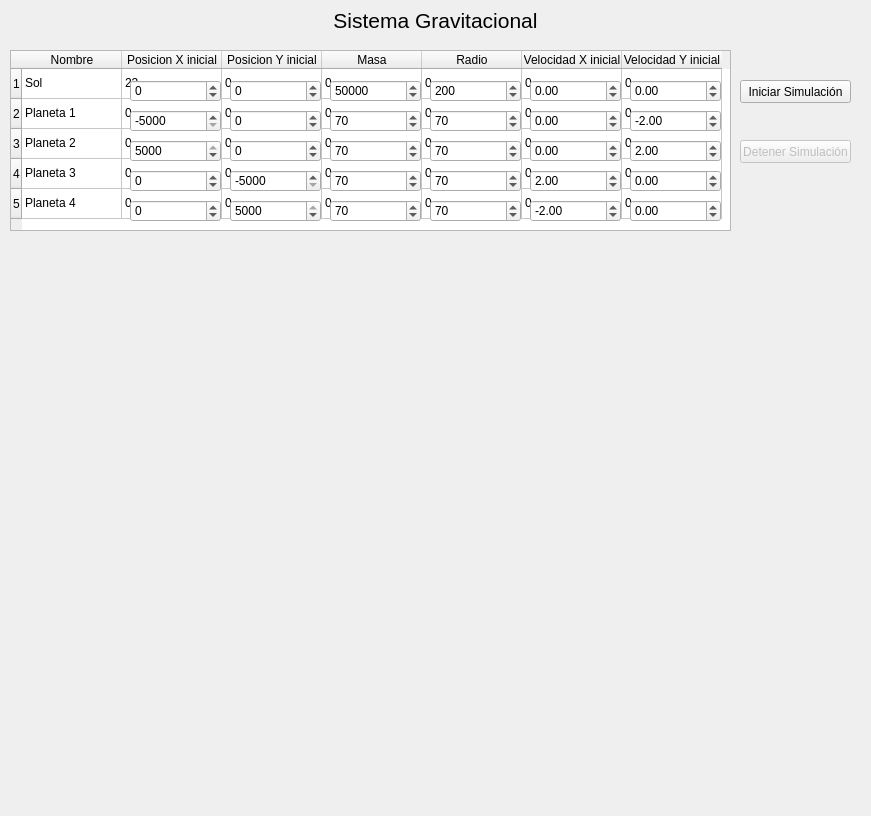
<?xml version="1.0" encoding="UTF-8"?>
<ui version="4.0">
 <class>MainWindow</class>
 <widget class="QMainWindow" name="MainWindow">
  <property name="geometry">
   <rect>
    <x>0</x>
    <y>0</y>
    <width>871</width>
    <height>816</height>
   </rect>
  </property>
  <property name="windowTitle">
   <string>MainWindow</string>
  </property>
  <widget class="QWidget" name="centralwidget">
   <widget class="QDoubleSpinBox" name="vx0">
    <property name="geometry">
     <rect>
      <x>530</x>
      <y>80</y>
      <width>91</width>
      <height>22</height>
     </rect>
    </property>
    <property name="minimum">
     <double>-1000.000000000000000</double>
    </property>
    <property name="maximum">
     <double>1000.000000000000000</double>
    </property>
   </widget>
   <widget class="QSpinBox" name="masa1">
    <property name="geometry">
     <rect>
      <x>330</x>
      <y>110</y>
      <width>91</width>
      <height>22</height>
     </rect>
    </property>
    <property name="minimum">
     <number>0</number>
    </property>
    <property name="maximum">
     <number>2000000</number>
    </property>
    <property name="value">
     <number>70</number>
    </property>
   </widget>
   <widget class="QSpinBox" name="posY0">
    <property name="geometry">
     <rect>
      <x>230</x>
      <y>80</y>
      <width>91</width>
      <height>22</height>
     </rect>
    </property>
    <property name="minimum">
     <number>-5000</number>
    </property>
    <property name="maximum">
     <number>5000</number>
    </property>
   </widget>
   <widget class="QSpinBox" name="posX3">
    <property name="geometry">
     <rect>
      <x>130</x>
      <y>170</y>
      <width>91</width>
      <height>22</height>
     </rect>
    </property>
    <property name="minimum">
     <number>-5000</number>
    </property>
    <property name="maximum">
     <number>5000</number>
    </property>
   </widget>
   <widget class="QSpinBox" name="radio2">
    <property name="geometry">
     <rect>
      <x>430</x>
      <y>140</y>
      <width>91</width>
      <height>22</height>
     </rect>
    </property>
    <property name="minimum">
     <number>0</number>
    </property>
    <property name="maximum">
     <number>2000000</number>
    </property>
    <property name="value">
     <number>70</number>
    </property>
   </widget>
   <widget class="QSpinBox" name="masa0">
    <property name="geometry">
     <rect>
      <x>330</x>
      <y>80</y>
      <width>91</width>
      <height>22</height>
     </rect>
    </property>
    <property name="minimum">
     <number>0</number>
    </property>
    <property name="maximum">
     <number>210000000</number>
    </property>
    <property name="value">
     <number>50000</number>
    </property>
   </widget>
   <widget class="QSpinBox" name="posX2">
    <property name="geometry">
     <rect>
      <x>130</x>
      <y>140</y>
      <width>91</width>
      <height>22</height>
     </rect>
    </property>
    <property name="minimum">
     <number>-5000</number>
    </property>
    <property name="maximum">
     <number>5000</number>
    </property>
    <property name="value">
     <number>5000</number>
    </property>
   </widget>
   <widget class="QDoubleSpinBox" name="vx4">
    <property name="geometry">
     <rect>
      <x>530</x>
      <y>200</y>
      <width>91</width>
      <height>22</height>
     </rect>
    </property>
    <property name="minimum">
     <double>-1000.000000000000000</double>
    </property>
    <property name="maximum">
     <double>1000.000000000000000</double>
    </property>
    <property name="value">
     <double>-2.000000000000000</double>
    </property>
   </widget>
   <widget class="QSpinBox" name="posY1">
    <property name="geometry">
     <rect>
      <x>230</x>
      <y>110</y>
      <width>91</width>
      <height>22</height>
     </rect>
    </property>
    <property name="minimum">
     <number>-5000</number>
    </property>
    <property name="maximum">
     <number>5000</number>
    </property>
   </widget>
   <widget class="QSpinBox" name="radio4">
    <property name="geometry">
     <rect>
      <x>430</x>
      <y>200</y>
      <width>91</width>
      <height>22</height>
     </rect>
    </property>
    <property name="minimum">
     <number>0</number>
    </property>
    <property name="maximum">
     <number>2000000</number>
    </property>
    <property name="value">
     <number>70</number>
    </property>
   </widget>
   <widget class="QDoubleSpinBox" name="vy1">
    <property name="geometry">
     <rect>
      <x>630</x>
      <y>110</y>
      <width>91</width>
      <height>22</height>
     </rect>
    </property>
    <property name="minimum">
     <double>-1000.000000000000000</double>
    </property>
    <property name="maximum">
     <double>1000.000000000000000</double>
    </property>
    <property name="value">
     <double>-2.000000000000000</double>
    </property>
   </widget>
   <widget class="QSpinBox" name="masa2">
    <property name="geometry">
     <rect>
      <x>330</x>
      <y>140</y>
      <width>91</width>
      <height>22</height>
     </rect>
    </property>
    <property name="minimum">
     <number>0</number>
    </property>
    <property name="maximum">
     <number>2000000</number>
    </property>
    <property name="value">
     <number>70</number>
    </property>
   </widget>
   <widget class="QDoubleSpinBox" name="vx3">
    <property name="geometry">
     <rect>
      <x>530</x>
      <y>170</y>
      <width>91</width>
      <height>22</height>
     </rect>
    </property>
    <property name="minimum">
     <double>-1000.000000000000000</double>
    </property>
    <property name="maximum">
     <double>1000.000000000000000</double>
    </property>
    <property name="value">
     <double>2.000000000000000</double>
    </property>
   </widget>
   <widget class="QDoubleSpinBox" name="vx1">
    <property name="geometry">
     <rect>
      <x>530</x>
      <y>110</y>
      <width>91</width>
      <height>22</height>
     </rect>
    </property>
    <property name="minimum">
     <double>-1000.000000000000000</double>
    </property>
    <property name="maximum">
     <double>1000.000000000000000</double>
    </property>
   </widget>
   <widget class="QSpinBox" name="radio3">
    <property name="geometry">
     <rect>
      <x>430</x>
      <y>170</y>
      <width>91</width>
      <height>22</height>
     </rect>
    </property>
    <property name="minimum">
     <number>0</number>
    </property>
    <property name="maximum">
     <number>2000000</number>
    </property>
    <property name="value">
     <number>70</number>
    </property>
   </widget>
   <widget class="QSpinBox" name="masa3">
    <property name="geometry">
     <rect>
      <x>330</x>
      <y>170</y>
      <width>91</width>
      <height>22</height>
     </rect>
    </property>
    <property name="minimum">
     <number>0</number>
    </property>
    <property name="maximum">
     <number>2000000</number>
    </property>
    <property name="value">
     <number>70</number>
    </property>
   </widget>
   <widget class="QDoubleSpinBox" name="vx2">
    <property name="geometry">
     <rect>
      <x>530</x>
      <y>140</y>
      <width>91</width>
      <height>22</height>
     </rect>
    </property>
    <property name="minimum">
     <double>-1000.000000000000000</double>
    </property>
    <property name="maximum">
     <double>1000.000000000000000</double>
    </property>
   </widget>
   <widget class="QDoubleSpinBox" name="vy4">
    <property name="geometry">
     <rect>
      <x>630</x>
      <y>200</y>
      <width>91</width>
      <height>22</height>
     </rect>
    </property>
    <property name="minimum">
     <double>-1000.000000000000000</double>
    </property>
    <property name="value">
     <double>0.000000000000000</double>
    </property>
   </widget>
   <widget class="QSpinBox" name="posY3">
    <property name="geometry">
     <rect>
      <x>230</x>
      <y>170</y>
      <width>91</width>
      <height>22</height>
     </rect>
    </property>
    <property name="minimum">
     <number>-5000</number>
    </property>
    <property name="maximum">
     <number>5000</number>
    </property>
    <property name="value">
     <number>-5000</number>
    </property>
   </widget>
   <widget class="QDoubleSpinBox" name="vy2">
    <property name="geometry">
     <rect>
      <x>630</x>
      <y>140</y>
      <width>91</width>
      <height>22</height>
     </rect>
    </property>
    <property name="minimum">
     <double>-1000.000000000000000</double>
    </property>
    <property name="maximum">
     <double>1000.000000000000000</double>
    </property>
    <property name="value">
     <double>2.000000000000000</double>
    </property>
   </widget>
   <widget class="QSpinBox" name="masa4">
    <property name="geometry">
     <rect>
      <x>330</x>
      <y>200</y>
      <width>91</width>
      <height>22</height>
     </rect>
    </property>
    <property name="minimum">
     <number>0</number>
    </property>
    <property name="maximum">
     <number>2000000</number>
    </property>
    <property name="value">
     <number>70</number>
    </property>
   </widget>
   <widget class="QSpinBox" name="posX1">
    <property name="geometry">
     <rect>
      <x>130</x>
      <y>110</y>
      <width>91</width>
      <height>22</height>
     </rect>
    </property>
    <property name="minimum">
     <number>-5000</number>
    </property>
    <property name="maximum">
     <number>5000</number>
    </property>
    <property name="value">
     <number>-5000</number>
    </property>
   </widget>
   <widget class="QSpinBox" name="posY4">
    <property name="geometry">
     <rect>
      <x>230</x>
      <y>200</y>
      <width>91</width>
      <height>22</height>
     </rect>
    </property>
    <property name="minimum">
     <number>-5000</number>
    </property>
    <property name="maximum">
     <number>5000</number>
    </property>
    <property name="value">
     <number>5000</number>
    </property>
   </widget>
   <widget class="QSpinBox" name="radio1">
    <property name="geometry">
     <rect>
      <x>430</x>
      <y>110</y>
      <width>91</width>
      <height>22</height>
     </rect>
    </property>
    <property name="minimum">
     <number>0</number>
    </property>
    <property name="maximum">
     <number>2000000</number>
    </property>
    <property name="value">
     <number>70</number>
    </property>
   </widget>
   <widget class="QSpinBox" name="radio0">
    <property name="geometry">
     <rect>
      <x>430</x>
      <y>80</y>
      <width>91</width>
      <height>22</height>
     </rect>
    </property>
    <property name="minimum">
     <number>0</number>
    </property>
    <property name="maximum">
     <number>2000000</number>
    </property>
    <property name="value">
     <number>200</number>
    </property>
   </widget>
   <widget class="QSpinBox" name="posY2">
    <property name="geometry">
     <rect>
      <x>230</x>
      <y>140</y>
      <width>91</width>
      <height>22</height>
     </rect>
    </property>
    <property name="minimum">
     <number>-5000</number>
    </property>
    <property name="maximum">
     <number>5000</number>
    </property>
   </widget>
   <widget class="QTableWidget" name="tableWidget">
    <property name="geometry">
     <rect>
      <x>10</x>
      <y>50</y>
      <width>721</width>
      <height>181</height>
     </rect>
    </property>
    <property name="wordWrap">
     <bool>false</bool>
    </property>
    <property name="cornerButtonEnabled">
     <bool>false</bool>
    </property>
    <row>
     <property name="text">
      <string>1</string>
     </property>
    </row>
    <row>
     <property name="text">
      <string>2</string>
     </property>
    </row>
    <row>
     <property name="text">
      <string>3</string>
     </property>
    </row>
    <row>
     <property name="text">
      <string>4</string>
     </property>
    </row>
    <row>
     <property name="text">
      <string>5</string>
     </property>
    </row>
    <column>
     <property name="text">
      <string>Nombre</string>
     </property>
    </column>
    <column>
     <property name="text">
      <string>Posicion X inicial</string>
     </property>
    </column>
    <column>
     <property name="text">
      <string>Posicion Y inicial</string>
     </property>
    </column>
    <column>
     <property name="text">
      <string>Masa</string>
     </property>
    </column>
    <column>
     <property name="text">
      <string>Radio</string>
     </property>
    </column>
    <column>
     <property name="text">
      <string>Velocidad X inicial</string>
     </property>
    </column>
    <column>
     <property name="text">
      <string>Velocidad Y inicial</string>
     </property>
    </column>
    <item row="0" column="0">
     <property name="text">
      <string>Sol</string>
     </property>
    </item>
    <item row="0" column="1">
     <property name="text">
      <string>23</string>
     </property>
    </item>
    <item row="0" column="2">
     <property name="text">
      <string>0</string>
     </property>
    </item>
    <item row="0" column="3">
     <property name="text">
      <string>0</string>
     </property>
    </item>
    <item row="0" column="4">
     <property name="text">
      <string>0</string>
     </property>
    </item>
    <item row="0" column="5">
     <property name="text">
      <string>0</string>
     </property>
    </item>
    <item row="0" column="6">
     <property name="text">
      <string>0</string>
     </property>
    </item>
    <item row="1" column="0">
     <property name="text">
      <string>Planeta 1</string>
     </property>
    </item>
    <item row="1" column="1">
     <property name="text">
      <string>0</string>
     </property>
    </item>
    <item row="1" column="2">
     <property name="text">
      <string>0</string>
     </property>
    </item>
    <item row="1" column="3">
     <property name="text">
      <string>0</string>
     </property>
    </item>
    <item row="1" column="4">
     <property name="text">
      <string>0</string>
     </property>
    </item>
    <item row="1" column="5">
     <property name="text">
      <string>0</string>
     </property>
    </item>
    <item row="1" column="6">
     <property name="text">
      <string>0</string>
     </property>
    </item>
    <item row="2" column="0">
     <property name="text">
      <string>Planeta 2</string>
     </property>
    </item>
    <item row="2" column="1">
     <property name="text">
      <string>0</string>
     </property>
    </item>
    <item row="2" column="2">
     <property name="text">
      <string>0</string>
     </property>
    </item>
    <item row="2" column="3">
     <property name="text">
      <string>0</string>
     </property>
    </item>
    <item row="2" column="4">
     <property name="text">
      <string>0</string>
     </property>
    </item>
    <item row="2" column="5">
     <property name="text">
      <string>0</string>
     </property>
    </item>
    <item row="2" column="6">
     <property name="text">
      <string>0</string>
     </property>
    </item>
    <item row="3" column="0">
     <property name="text">
      <string>Planeta 3</string>
     </property>
    </item>
    <item row="3" column="1">
     <property name="text">
      <string>0</string>
     </property>
    </item>
    <item row="3" column="2">
     <property name="text">
      <string>0</string>
     </property>
    </item>
    <item row="3" column="3">
     <property name="text">
      <string>0</string>
     </property>
    </item>
    <item row="3" column="4">
     <property name="text">
      <string>0</string>
     </property>
    </item>
    <item row="3" column="5">
     <property name="text">
      <string>0</string>
     </property>
    </item>
    <item row="3" column="6">
     <property name="text">
      <string>0</string>
     </property>
    </item>
    <item row="4" column="0">
     <property name="text">
      <string>Planeta 4</string>
     </property>
    </item>
    <item row="4" column="1">
     <property name="text">
      <string>0</string>
     </property>
    </item>
    <item row="4" column="2">
     <property name="text">
      <string>0</string>
     </property>
    </item>
    <item row="4" column="3">
     <property name="text">
      <string>0</string>
     </property>
    </item>
    <item row="4" column="4">
     <property name="text">
      <string>0</string>
     </property>
    </item>
    <item row="4" column="5">
     <property name="text">
      <string>0</string>
     </property>
    </item>
    <item row="4" column="6">
     <property name="text">
      <string>0</string>
     </property>
    </item>
   </widget>
   <widget class="QDoubleSpinBox" name="vy0">
    <property name="geometry">
     <rect>
      <x>630</x>
      <y>80</y>
      <width>91</width>
      <height>22</height>
     </rect>
    </property>
    <property name="minimum">
     <double>-1000.000000000000000</double>
    </property>
    <property name="maximum">
     <double>1000.000000000000000</double>
    </property>
   </widget>
   <widget class="QSpinBox" name="posX4">
    <property name="geometry">
     <rect>
      <x>130</x>
      <y>200</y>
      <width>91</width>
      <height>22</height>
     </rect>
    </property>
    <property name="minimum">
     <number>-5000</number>
    </property>
    <property name="maximum">
     <number>5000</number>
    </property>
   </widget>
   <widget class="QDoubleSpinBox" name="vy3">
    <property name="geometry">
     <rect>
      <x>630</x>
      <y>170</y>
      <width>91</width>
      <height>22</height>
     </rect>
    </property>
    <property name="minimum">
     <double>-1000.000000000000000</double>
    </property>
    <property name="value">
     <double>0.000000000000000</double>
    </property>
   </widget>
   <widget class="QSpinBox" name="posX0">
    <property name="geometry">
     <rect>
      <x>130</x>
      <y>80</y>
      <width>91</width>
      <height>22</height>
     </rect>
    </property>
    <property name="minimum">
     <number>-5000</number>
    </property>
    <property name="maximum">
     <number>5000</number>
    </property>
   </widget>
   <widget class="QLabel" name="label">
    <property name="geometry">
     <rect>
      <x>10</x>
      <y>10</y>
      <width>851</width>
      <height>21</height>
     </rect>
    </property>
    <property name="font">
     <font>
      <pointsize>16</pointsize>
     </font>
    </property>
    <property name="text">
     <string>Sistema Gravitacional</string>
    </property>
    <property name="alignment">
     <set>Qt::AlignCenter</set>
    </property>
   </widget>
   <widget class="QPushButton" name="stopSimulate">
    <property name="enabled">
     <bool>false</bool>
    </property>
    <property name="geometry">
     <rect>
      <x>740</x>
      <y>140</y>
      <width>111</width>
      <height>23</height>
     </rect>
    </property>
    <property name="text">
     <string>Detener Simulación</string>
    </property>
   </widget>
   <widget class="QPushButton" name="startSimulate">
    <property name="geometry">
     <rect>
      <x>740</x>
      <y>80</y>
      <width>111</width>
      <height>23</height>
     </rect>
    </property>
    <property name="text">
     <string>Iniciar Simulación</string>
    </property>
   </widget>
   <zorder>tableWidget</zorder>
   <zorder>vx0</zorder>
   <zorder>masa1</zorder>
   <zorder>posY0</zorder>
   <zorder>posX3</zorder>
   <zorder>radio2</zorder>
   <zorder>masa0</zorder>
   <zorder>posX2</zorder>
   <zorder>vx4</zorder>
   <zorder>posY1</zorder>
   <zorder>radio4</zorder>
   <zorder>vy1</zorder>
   <zorder>masa2</zorder>
   <zorder>vx3</zorder>
   <zorder>vx1</zorder>
   <zorder>radio3</zorder>
   <zorder>masa3</zorder>
   <zorder>vx2</zorder>
   <zorder>vy4</zorder>
   <zorder>posY3</zorder>
   <zorder>vy2</zorder>
   <zorder>masa4</zorder>
   <zorder>posX1</zorder>
   <zorder>posY4</zorder>
   <zorder>radio1</zorder>
   <zorder>radio0</zorder>
   <zorder>posY2</zorder>
   <zorder>vy0</zorder>
   <zorder>posX4</zorder>
   <zorder>vy3</zorder>
   <zorder>posX0</zorder>
   <zorder>label</zorder>
   <zorder>stopSimulate</zorder>
   <zorder>startSimulate</zorder>
  </widget>
 </widget>
 <resources/>
 <connections/>
</ui>
